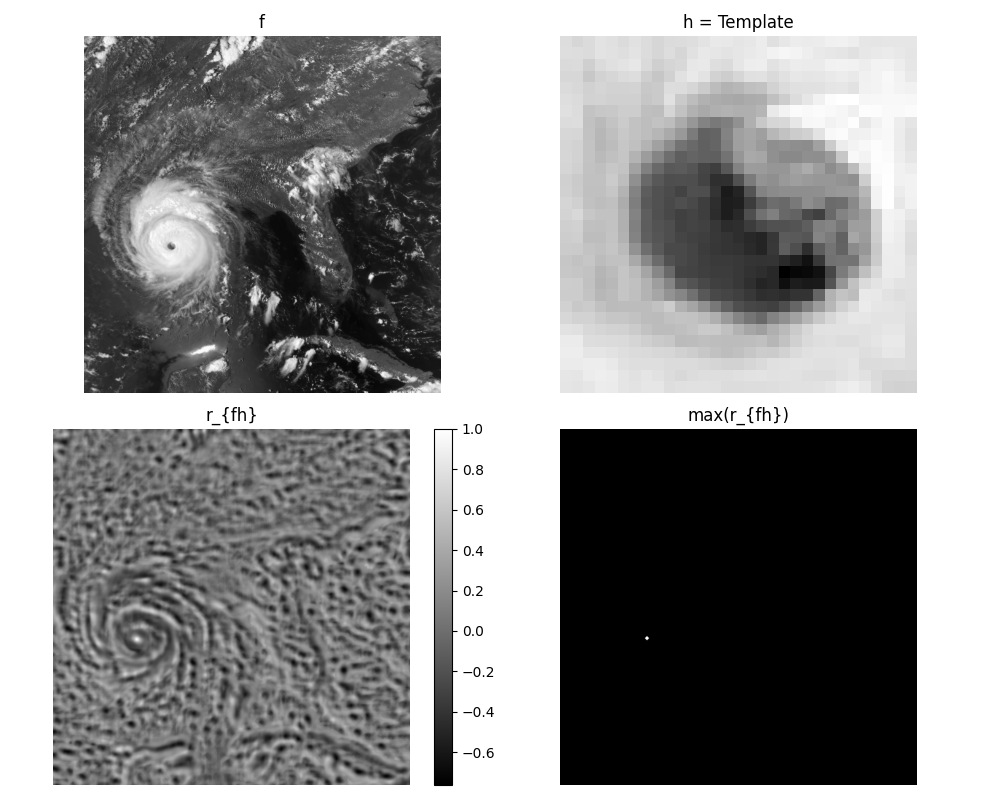

Write Python code to recreate this figure.

import numpy as np
import matplotlib.pyplot as plt
from skimage.io import imread
from skimage.feature import match_template
import ia870 as ia
from libDIPUM.data_path import dip_data

# Data
path_f = dip_data('Fig1209(a)(Hurricane Andrew).tif')
path_h = dip_data('Fig1209(b)(eye template).tif')
f = imread(path_f)
h = imread(path_h)

# Correlation
Corr = match_template(f, h)

# Find max
ij = np.unravel_index(np.argmax(Corr), Corr.shape)
RowMaxCorr, ColMaxCorr = ij[0], ij[1] # Top-left coordinates of the match

# MaxCorrImg
MaxCorrImg = np.zeros_like(f, dtype=bool)

# We can mark the center of the template for better visualization
h_h, h_w = h.shape
center_r = RowMaxCorr + h_h // 2
center_c = ColMaxCorr + h_w // 2

# Ensure bounds
center_r =  min(max(center_r, 0), f.shape[0]-1)
center_c = min(max(center_c, 0), f.shape[1]-1)

MaxCorrImg[center_r, center_c] = 1

# Display
fig = plt.figure(figsize=(10, 8))
fig.canvas.manager.set_window_title('Correlation')

# 1. Image f
plt.subplot(2, 2, 1)
plt.imshow(f, cmap='gray')
plt.title('f')
plt.axis('off')

# 2. Template h
plt.subplot(2, 2, 2)
plt.imshow(h, cmap='gray')
plt.title('h = Template')
plt.axis('off')

# 3. Correlation surface
plt.subplot(2, 2, 3)
plt.imshow(Corr, cmap='gray')
plt.title('r_{fh}')
plt.colorbar()
plt.axis('off')

# 4. Max dilated
marker_dilated = ia.iadil(MaxCorrImg, ia.iasecross(5))

plt.subplot(2, 2, 4)
plt.imshow(marker_dilated, cmap='gray')
plt.title('max(r_{fh})')
plt.axis('off')

plt.tight_layout()
plt.savefig('Figure1313.png')
plt.show()
